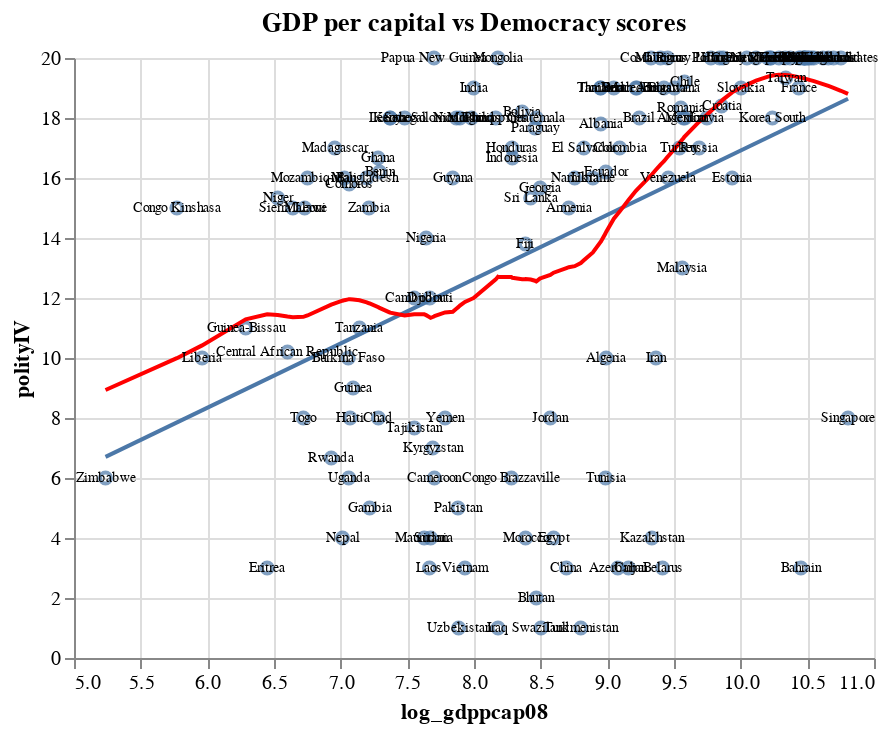

The notebook cell saved with this chart:
### Code cell
wdi10["log_gdppcap08"] = np.log(wdi10["gdppcap08"])

base2 = (alt.Chart(wdi10, title = "GDP per capital vs Democracy scores").mark_point().encode(
x = alt.X('log_gdppcap08', scale=alt.Scale(zero=False)),
y = 'polityIV'
))

fit1 = base2.transform_regression('log_gdppcap08', 'polityIV').mark_line()

loess1 = base2.transform_loess(
    "log_gdppcap08", "polityIV").mark_line(color = "red")

base2 + fit1 + loess1 + alt.Chart(wdi10).encode(
    x = alt.X('log_gdppcap08', scale = alt.Scale(zero=False)),
    y = 'polityIV',
    text = 'country'
).mark_text(size = 7)

### Figure 1 — Vega-Lite specification as saved in the notebook (floating-point values rounded to 4 significant figures; data arrays with more than 128 entries replaced by an {"elided": "..."} marker saying what was removed)
{"config": {"view": {"continuousWidth": 400, "continuousHeight": 300}}, "layer": [{"mark": "point", "encoding": {"x": {"field": "log_gdppcap08", "scale": {"zero": false}, "type": "quantitative"}, "y": {"field": "polityIV", "type": "quantitative"}}, "title": "GDP per capital vs Democracy scores"}, {"mark": "line", "encoding": {"x": {"field": "log_gdppcap08", "scale": {"zero": false}, "type": "quantitative"}, "y": {"field": "polityIV", "type": "quantitative"}}, "title": "GDP per capital vs Democracy scores", "transform": [{"on": "log_gdppcap08", "regression": "polityIV"}]}, {"mark": {"type": "line", "color": "red"}, "encoding": {"x": {"field": "log_gdppcap08", "scale": {"zero": false}, "type": "quantitative"}, "y": {"field": "polityIV", "type": "quantitative"}}, "title": "GDP per capital vs Democracy scores", "transform": [{"loess": "polityIV", "on": "log_gdppcap08"}]}, {"mark": {"type": "text", "size": 7}, "encoding": {"text": {"field": "country", "type": "nominal"}, "x": {"field": "log_gdppcap08", "scale": {"zero": false}, "type": "quantitative"}, "y": {"field": "polityIV", "type": "quantitative"}}}], "data": {"name": "data-e51d89ca142fd6d94d05c2fb3ea3539f"}, "$schema": "https://vega.github.io/schema/vega-lite/v4.17.0.json", "datasets": {"data-e51d89ca142fd6d94d05c2fb3ea3539f": {"elided": "135 records"}}}
